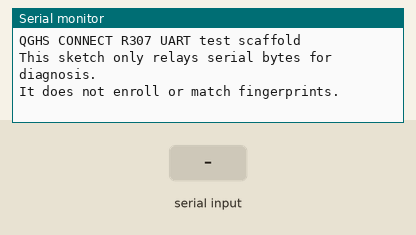
Bench run of a sketch on a simulated Arduino Uno, built with avr-gcc and run on an emulated ATmega328P. On the bench: the last lines printed to the serial monitor. The inputs (shaded band) are chosen by the test bench.

Above: at 1.2 s.
1.3 s: "1" received over the second serial link
At 2.5 s:
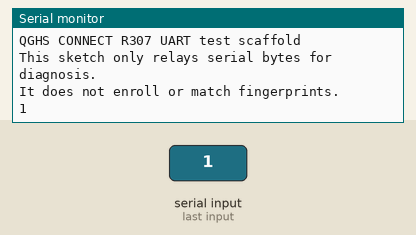
2.8 s: "0" received over the second serial link
At 3.6 s:
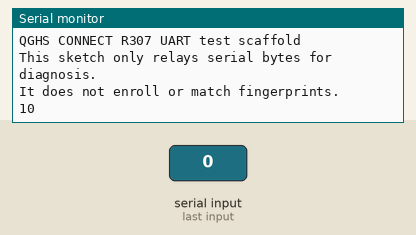

The sketch:

R307_UART_TEST.ino
```cpp
/*
  QGHS CONNECT — R307 UART connection test scaffold
  This is NOT a complete fingerprint enrollment/matching sketch.
  Confirm your exact R307 pinout, baud rate, and logic voltage from its datasheet.
  Never assume wire colors indicate pin function.
*/
#include <SoftwareSerial.h>

// Example for Arduino Uno only: sensor TX -> Arduino pin 2 (RX),
// sensor RX <- Arduino pin 3 (TX), and GND shared.
// Verify the module's voltage/logic requirements before wiring.
SoftwareSerial r307(2, 3); // Arduino RX, TX

void setup() {
  Serial.begin(115200);
  r307.begin(57600); // Common default on some modules; verify your unit.
  Serial.println("QGHS CONNECT R307 UART test scaffold");
  Serial.println("This sketch only relays serial bytes for diagnosis.");
  Serial.println("It does not enroll or match fingerprints.");
}

void loop() {
  while (r307.available()) Serial.write(r307.read());
  while (Serial.available()) r307.write(Serial.read());
}
```

Measured:
- after the input at 1.3 s, the serial monitor: prints a new line at once (image 1)
- after the input at 2.8 s, the serial monitor: prints a new line at once (image 2)
